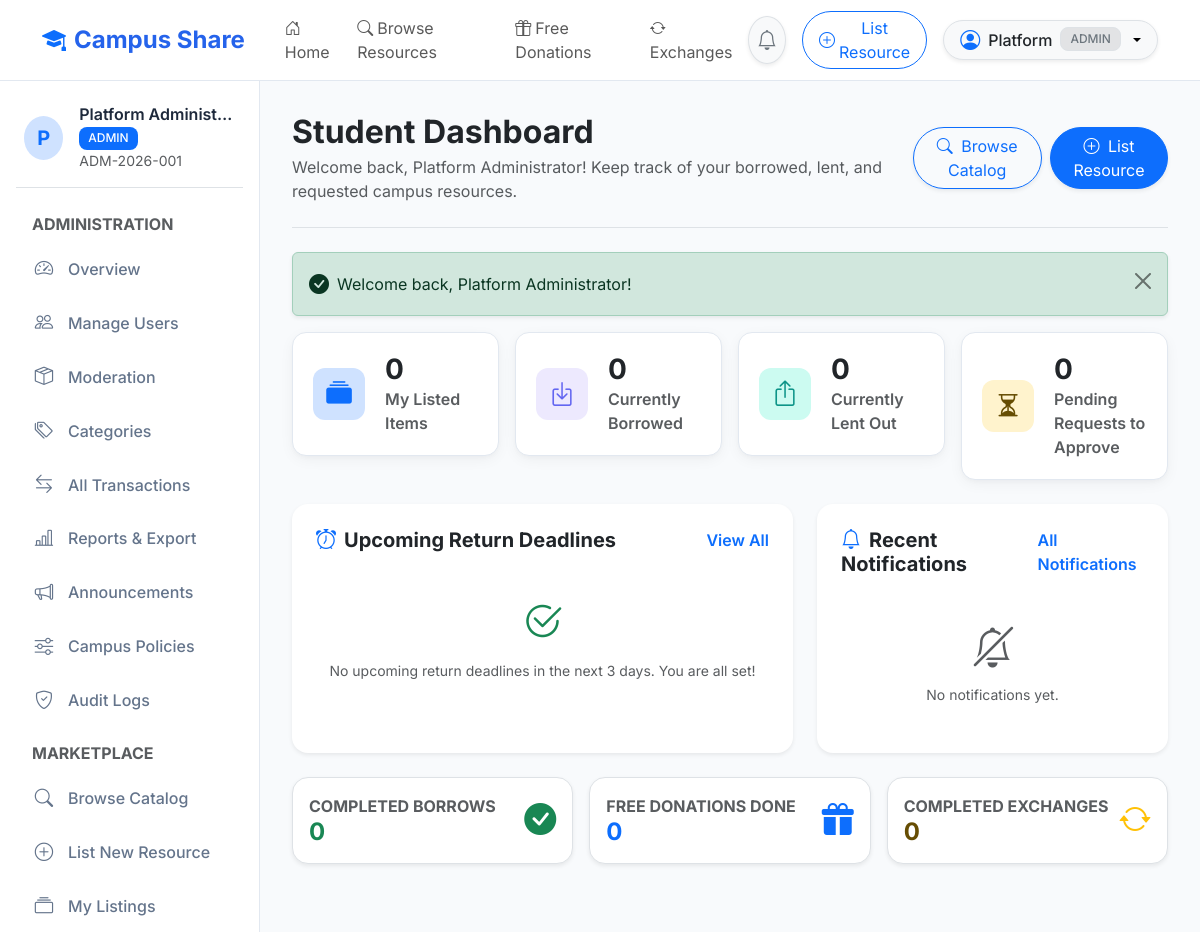
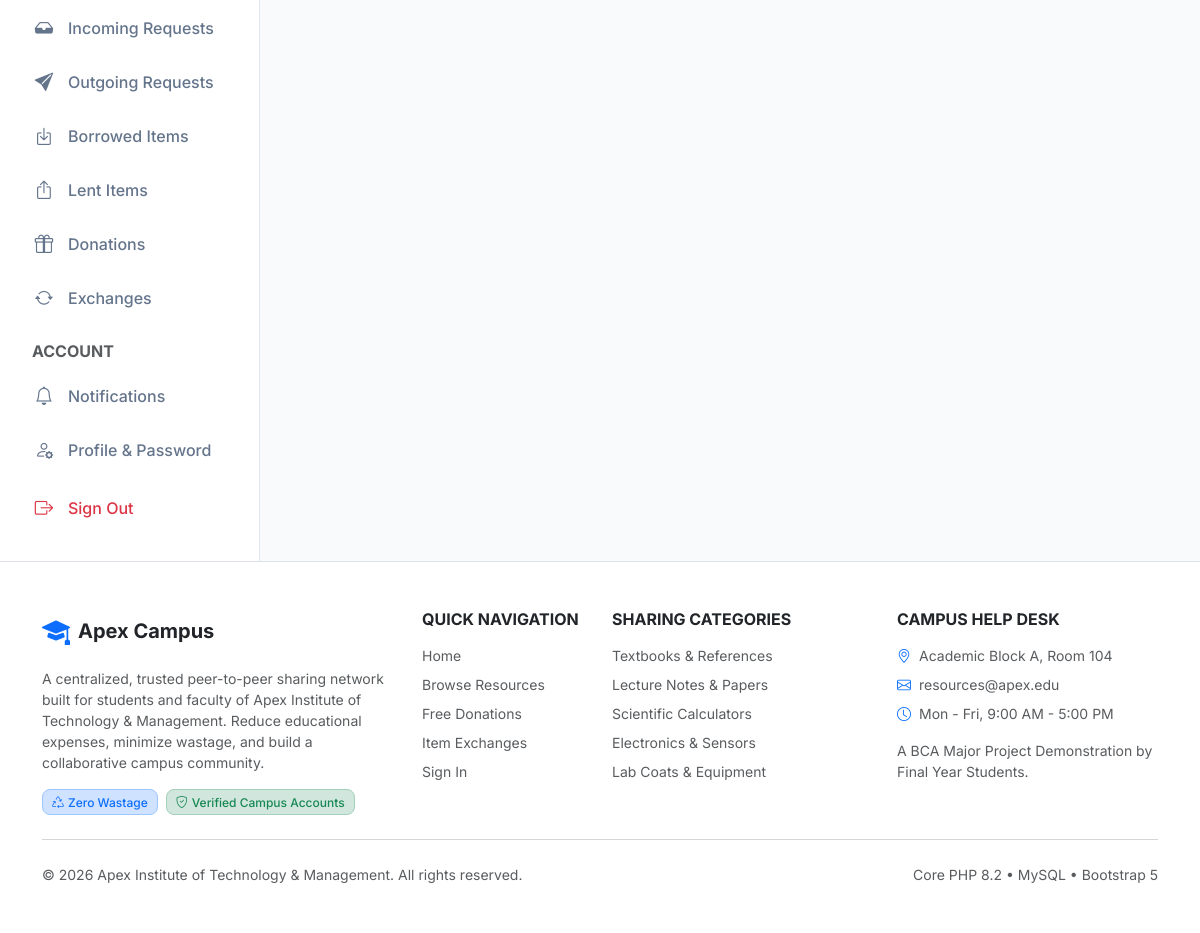
/student/dashboard.php (signed in), run on the app's committed database (2 pictures, top to bottom).
### tables this page shows
CREATE TABLE `users` (
    `id` INT AUTO_INCREMENT PRIMARY KEY,
    `full_name` VARCHAR(100) NOT NULL,
    `email` VARCHAR(150) NOT NULL UNIQUE,
    `password_hash` VARCHAR(255) NOT NULL,
    `institution_id` VARCHAR(50) NOT NULL UNIQUE,
    `department_id` INT NULL,
    `role` ENUM('student', 'faculty', 'admin') NOT NULL DEFAULT 'student',
    `course` VARCHAR(100) NULL,
    `semester` INT NULL,
    `designation` VARCHAR(100) NULL,
    `phone` VARCHAR(30) NULL,
    `profile_image` VARCHAR(255) NULL,
    `account_status` ENUM('active', 'suspended', 'pending') NOT NULL DEFAULT 'active',
    `created_at` TIMESTAMP DEFAULT CURRENT_TIMESTAMP,
    `updated_at` TIMESTAMP DEFAULT CURRENT_TIMESTAMP ON UPDATE CURRENT_TIMESTAMP,
    INDEX `idx_users_role` (`role`),
    INDEX `idx_users_status` (`account_status`),
    CONSTRAINT `fk_users_department` FOREIGN KEY (`department_id`) REFERENCES `departments`(`id`) ON DELETE SET NULL
);

### student/dashboard.php (the view, shortened to what the rows shown need)
<?php
require_auth();
require_once BASE_PATH . '/includes/header.php';
?>
<div class="dashboard-layout">
    <?php require_once BASE_PATH . '/includes/sidebar.php'; ?>
    <main class="dashboard-content">
        <div class="d-flex flex-column flex-md-row justify-content-between align-items-md-center pb-4 mb-4 border-bottom gap-3">
            <div>
                <h2 class="fw-bold text-dark mb-1">Student Dashboard</h2>
                <p class="text-muted mb-0">Welcome back, <?= e($user['full_name']) ?>! Keep track of your borrowed, lent, and requested campus resources.</p>
            </div>
        </div>
    </main>
</div>
<?php require_once BASE_PATH . '/includes/footer.php'; ?>

### includes/navbar.php (shortened to what the rows shown need)
<?php
$currentUser = is_logged_in() ? current_user() : null;
?>
<nav class="navbar navbar-expand-lg navbar-custom sticky-top py-2">
    <div class="container">
        <div class="collapse navbar-collapse" id="navbarMain">
            <div class="d-flex align-items-center gap-3">
                <?php if ($currentUser): ?>
                    <a href="<?= APP_URL ?>/student/notifications.php" class="btn btn-light position-relative rounded-circle border shadow-sm p-2" title="Notifications">
                        <i class="bi bi-bell text-secondary fs-5"></i>
                    </a>
                    <a href="<?= APP_URL ?>/student/add_resource.php" class="btn btn-outline-primary rounded-pill px-3 py-1 text-sm d-none d-sm-inline-flex align-items-center gap-1">
                        <i class="bi bi-plus-circle"></i>
                        <span>List Resource</span>
                    </a>
                    <div class="dropdown">
                        <button class="btn btn-light dropdown-toggle border rounded-pill d-flex align-items-center gap-2 py-1 px-3 shadow-sm" type="button" data-bs-toggle="dropdown" aria-expanded="false">
                            <i class="bi bi-person-circle fs-5 text-primary"></i>
                            <span class="fw-medium text-dark"><?= e(explode(' ', $currentUser['full_name'])[0]) ?></span>
                            <span class="badge bg-secondary-subtle text-secondary border text-xs"><?= strtoupper($currentUser['role']) ?></span>
                        </button>
                    </div>
                <?php else: ?>
                    <a href="<?= APP_URL ?>/login.php" class="btn btn-outline-primary rounded-pill px-4">Sign In</a>
                    <a href="<?= APP_URL ?>/register.php" class="btn btn-primary rounded-pill px-4">Register</a>
                <?php endif; ?>
            </div>
        </div>
    </div>
</nav>

### includes/sidebar.php (shortened to what the rows shown need)
<?php
$user = current_user();
?>
<aside class="dashboard-sidebar">
    <div class="d-flex align-items-center gap-3 mb-4 pb-3 border-bottom px-2">
        <div class="rounded-circle bg-primary-subtle text-primary d-flex align-items-center justify-content-center fw-bold fs-5" style="width: 44px; height: 44px;">
            <?= strtoupper(substr($user['full_name'], 0, 1)) ?>
        </div>
        <div class="overflow-hidden">
            <h6 class="mb-0 text-truncate fw-semibold"><?= e($user['full_name']) ?></h6>
            <span class="badge bg-primary text-white text-xs text-uppercase"><?= e($user['role']) ?></span>
            <small class="d-block text-muted text-xs text-truncate"><?= e($user['institution_id']) ?></small>
        </div>
    </div>
</aside>

### data on the page
users: full_name "Platform", role "ADMIN", full_name "P", full_name "Platform Administ…", institution "ADM-2026-001", full_name "Platform Administrator"

### other printed values
$msg "Welcome back, Platform Administrator!"
$metrics['total_listings'] "0"
$metrics['currently_borrowed'] "0"
$metrics['currently_lent'] "0"
$metrics['pending_approvals'] "0"
$metrics['completed_transactions'] "0"
$metrics['completed_donations'] "0"
$metrics['completed_exchanges'] "0"
APP_NAME "Apex Campus"
INSTITUTION_NAME "Apex Institute of Technology & Management"
get_setting('campus_help_desk', 'Academic Block A, Room 104') "Academic Block A, Room 104"
get_setting('campus_contact_email', 'resources@apex.edu') "resources@apex.edu"
